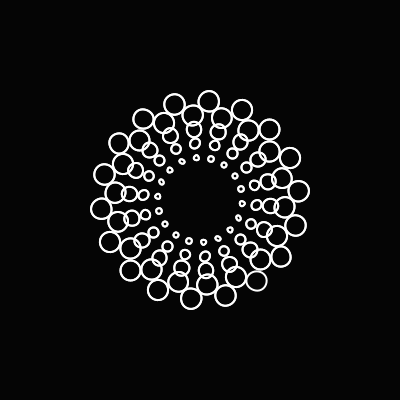
Frame 1 (no input)
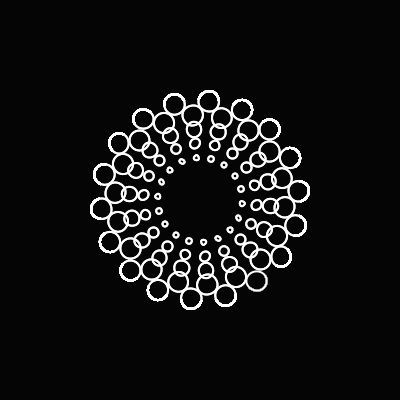
Frame 60 (the mouse pressed at the canvas centre just before this capture)
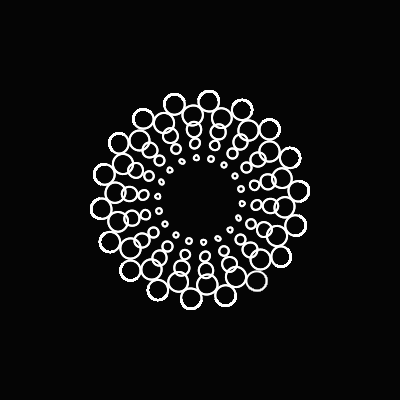
Frame 120 (the mouse held since frame 60 and released just before this capture)

The Processing sketch that drew these frames (run headless with seeded random() and noise(); from frame 60 on, the mouse is pressed at the canvas centre):

// Processing sketch: processing_81961
// ── processing_81961.pde

void setup ()
{ size (400,400);
background (5);
println();
float d = degrees(PI/4); // transforme des radians en degrés
smooth ();

}

void draw ()
{ noStroke();
fill(#050505);
//je fais une ellipse
ellipse (200,200,200,200);
//je fais des petites ellipses autour
noFill();
strokeWeight(2);
stroke(#050505);
translate(width/2, height/2); for (int i=0;i<360;i+=10){
rotate(radians(10));
ellipse(70,70,20,20);
//autres cercles blancs
stroke(255);
rotate(radians(10));
ellipse(60,60,20,20);
ellipse(50,50,15,15);
ellipse(40,40,10,10);
ellipse(30,30,5,5);

}
}
